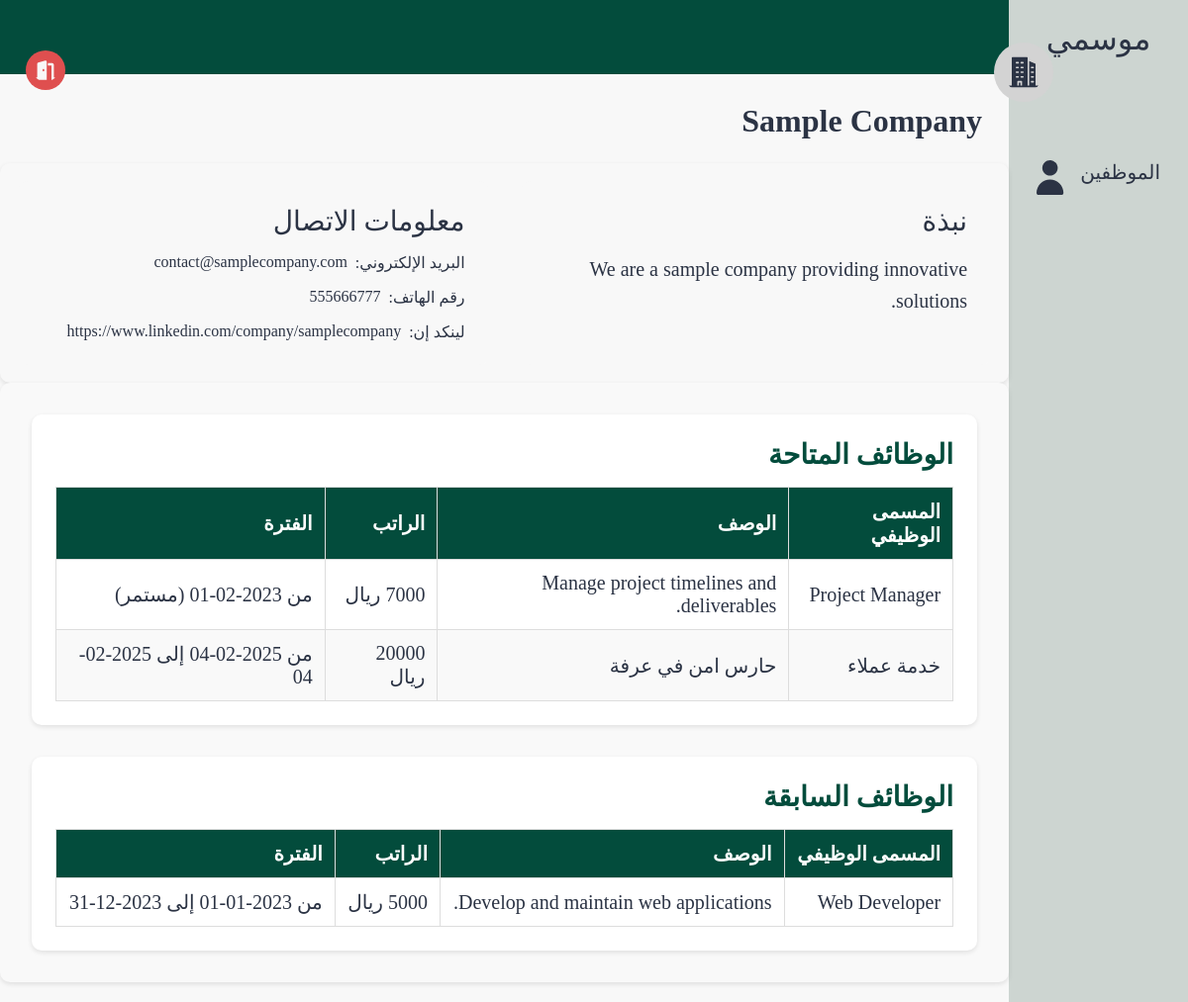
/pages/company.php?id=1, run on the app's committed database.
### tables this page shows
CREATE TABLE company (
    company_id INTEGER PRIMARY KEY, 
    owner_id INTEGER,
    hr_id INTEGER,
    name TEXT,
    location TEXT,
    email TEXT,
    linkedin Text,
    phone TEXT,
    bio TEXT,
    FOREIGN KEY (owner_id) REFERENCES users(id) ON DELETE CASCADE,
    FOREIGN KEY (hr_id) REFERENCES users(id) ON DELETE CASCADE
);

CREATE TABLE jobs (
    job_id INTEGER PRIMARY KEY, 
    company_id INTEGER,
    name TEXT,
    description TEXT,
    salary INTEGER,
    language_id INTEGER,
    type BOOLEAN,
    start DATE,
    end DATE NULL,
    FOREIGN KEY (company_id) REFERENCES company(company_id) ON DELETE CASCADE,
    FOREIGN KEY (language_id) REFERENCES languages(language_id) ON DELETE CASCADE
);

### src/database/fetch.php (called while the page is built, shortened)
<?php
include('../database/data.php');
function fetchAllCompanyJobs($company_id)
{
    global $db;
    $company_id = intval($company_id);
    $stmt = $db->prepare('SELECT * FROM jobs WHERE company_id = :company_id');
    $stmt->bindValue(':company_id', $company_id, SQLITE3_INTEGER);
    $result = $stmt->execute();
    $jobs = [];
    while ($row = $result->fetchArray(SQLITE3_ASSOC)) {
        $jobs[] = $row;
    }
    return $jobs;
}

### src/pages/company.php (the view, shortened to what this page needs)
<?php
include('../database/data.php');
$company_id = isset($_GET["id"]) ? intval($_GET["id"]) : ($_SESSION['user']['company_id'] ?? 0);
$stmt = $db->prepare("SELECT * FROM company WHERE company_id = :company_id");
$stmt->bindValue(':company_id', $company_id, SQLITE3_INTEGER);
$result = $stmt->execute()->fetchArray(SQLITE3_ASSOC);
$name = $result['name'] ?? 'غير معروف';
$bio = $result['bio'] ?? 'لا توجد معلومات';
$email = $result['email'] ?? 'غير متوفر';
$phone = $result['phone'] ?? 'غير متوفر';
$linkedin = $result['linkedin'] ?? '#';
$jobs = fetchAllCompanyJobs($company_id);
$today = date("Y-m-d");
$availableJobs = [];
$previousJobs = [];
foreach ($jobs as $job) {
    if (empty($job["end"]) || $job["end"] >= $today) {
        $availableJobs[] = $job;
    } else {
        $previousJobs[] = $job;
    }
}
?>
<!DOCTYPE html>
<html lang="ar" dir="rtl">
<head>
  <link rel="stylesheet" href="../styles/profile.css">
</head>
<body>
  <section class="page-structure">
    <?php
      include "../components/NavBar.php";
    ?>
    <section class="page-content">
      <div class="username">
        <img class="profile-pic" src="../images/company.svg" alt="صورة الشركة">
        <div class="user">
          <h2 id="companyNameDisplay"><?php echo htmlspecialchars($name); ?></h2>
        </div>
      </div>
      <div class="options">
        <a href="../pages/logout.php">
          <img class="nav-icon" style="--color: #DF4F4F" src="../images/logout.svg" alt="شعار تسجيل الخروج">
        </a>
      </div>
      <header></header>
      <main>
        <section class="profile-details">
          <div class="block about">
            <h2>نبذة</h2>
            <div id="companyAboutDisplay">
              <p><?php echo htmlspecialchars($bio); ?></p>
            </div>
          </div>
          <div class="block contacts">
            <h2>معلومات الاتصال</h2>
            <div id="companyContactDisplay">
              <ul>
                <li>البريد الإلكتروني:
                  <a href="mailto:<?php echo htmlspecialchars($email); ?>"><?php echo htmlspecialchars($email?? 'لا يوجد'); ?></a>
                </li>
                <li>رقم الهاتف:
                  <a href="tel:<?php echo htmlspecialchars($phone); ?>"><?php echo htmlspecialchars($phone?? 'لا يوجد'); ?></a>
                </li>
                <li>لينكد إن:
                  <a href="<?php echo htmlspecialchars($linkedin); ?>" target="_blank"><?php echo htmlspecialchars($linkedin ?? 'لا يوجد'); ?></a>
                </li>
              </ul>
            </div>
        </section>
        <section class="recent-activity">
          <div class="block experinces">
            <h2>الوظائف المتاحة</h2>
            <table border="1" cellpadding="5" cellspacing="0" style="width:100%; text-align:right;">
              <tr>
                <th>المسمى الوظيفي</th>
                <th>الوصف</th>
                <th>الراتب</th>
                <th>الفترة</th>
              </tr>
              <?php if (!empty($availableJobs)): ?>
                <?php foreach ($availableJobs as $job): ?>
                  <tr>
                    <td><?= htmlspecialchars($job["name"]) ?></td>
                    <td><?= htmlspecialchars($job["description"]) ?></td>
                    <td><?= htmlspecialchars($job["salary"]) ?> ريال</td>
                    <td>
                      من <?= htmlspecialchars($job["start"]) ?>
                      <?php if (!empty($job["end"])): ?>
                        إلى <?= htmlspecialchars($job["end"]) ?>
                      <?php else: ?>
                        (مستمر)
                      <?php endif; ?>
                    </td>
                  </tr>
                <?php endforeach; ?>
              <?php else: ?>
                <tr>
                  <td colspan="4" style="text-align: center;">لا توجد وظائف متاحة</td>
                </tr>
              <?php endif; ?>
            </table>
          </div>
          <div class="block experinces">
            <h2>الوظائف السابقة</h2>
            <table border="1" cellpadding="5" cellspacing="0" style="width:100%; text-align:right;">
              <tr>
                <th>المسمى الوظيفي</th>
                <th>الوصف</th>
                <th>الراتب</th>
                <th>الفترة</th>
              </tr>
              <?php if (!empty($previousJobs)): ?>
                <?php foreach ($previousJobs as $job): ?>
                  <tr>
                    <td><?= htmlspecialchars($job["name"]) ?></td>
                    <td><?= htmlspecialchars($job["description"]) ?></td>
                    <td><?= htmlspecialchars($job["salary"]) ?> ريال</td>
                    <td>
                      من <?= htmlspecialchars($job["start"]) ?>
                      إلى <?= htmlspecialchars($job["end"]) ?>
                    </td>
                  </tr>
                <?php endforeach; ?>
              <?php else: ?>
                <tr>
                  <td colspan="4" style="text-align: center;">لا توجد وظائف سابقة</td>
                </tr>
              <?php endif; ?>
            </table>
          </div>
        </section>
      </main>
    </section>
  </section>
</body>
</html>

### src/styles/profile.css (style rules this page uses)
* { color: var(--black-color); }
body { background-color: var(--white-color); }
.nav-icon { --color: var(--white-alt-color); background-color: var(--color); width: 40px; height: 40px; border-radius: 50%; padding: 0.5rem; }
section.page-content { width: 100%; }
header { position: relative; display: flex; align-items: center; justify-content: space-between; min-height: 75px; background-color: var(--main-color); padding: 1.25rem 3rem; }
.username .profile-pic { width: 60px; height: 60px; padding: 10px; border-radius: 50%; background-color: lightgray; top: 0; }
.username { display: flex; align-items: center; gap: 0.75rem; height: 65px; position: absolute; top: 0; right: 18px; z-index: 1000; padding: 0.5rem 1rem; right: 10%; top: 40px; }
.options { display: flex; align-items: center; gap: 0.75rem; height: 65px; position: absolute; top: 40px; left: 10px; z-index: 1000; padding: 0.5rem 1rem; }
.username h2 { font-size: 2rem; }
.username .user { position: static; margin-top: 100px; }
header::after { content: ""; position: absolute; right: 0; bottom: 0; width: 70%; height: 4px; background-color: var(--main-color); }
main { margin-top: 70px; width: 100%; padding: 1rem; }
main section { border-radius: 10px; box-shadow: 0 2px 5px rgba(0, 0, 0, 0.1); padding: 18px; }
.profile-details { display: grid; grid-template-columns: 1fr 1fr; gap: 2rem; }
.profile-details .block { display: flex; flex-direction: column; gap: 1rem; background-color: var(--white-color); padding: 1.5rem; border-radius: 10px; }
.profile-details .block h2 { font-size: 1.75rem; font-weight: 500; }
.profile-details .block ul { list-style: none; padding-inline-start: 0; display: flex; flex-wrap: wrap; gap: 1rem; }
.profile-details .block ul li { display: flex; gap: 0.5rem; font-size: 1rem; }
.profile-details .block.about p { font-size: 1.25rem; line-height: 1.6; }
.recent-activity { display: flex; flex-direction: column; gap: 2rem; padding: 2rem; background-color: #f9f9f9; border-radius: 10px; }
.recent-activity .block { background-color: #fff; padding: 1.5rem; border-radius: 10px; box-shadow: 0 2px 5px rgba(0, 0, 0, 0.1); }
.recent-activity .block h2 { font-size: 1.75rem; margin-bottom: 1rem; color: var(--main-color); }
.experinces table { width: 100%; border-collapse: collapse; font-size: 1.25rem; margin-top: 1rem; }
.experinces table th, .experinces table td { padding: 0.75rem; text-align: right; border: 1px solid #ddd; }
.experinces table th { background-color: var(--main-color); color: #fff; }
.experinces table tr:nth-child(odd) { background-color: #f9f9f9; }
.experinces table tr:nth-child(even) { background-color: #fff; }
@media (min-width: 992px) { main { padding: 1.25rem 0; } }

### src/styles/globals.css (style rules this page uses)
*, *::before, *::after { box-sizing: border-box; margin: 0; padding: 0; list-style: none; text-decoration: none; }
:root { --main-color: #034c3c; --secondary-color: #d2b48c; --white-color: #f8f8f8; --black-color: #2b3344; --white-alt-color: #cdd5d1; }
a { display: block; color: var(--black-color); }
.page-structure { display: flex; min-height: 100vh; }

### data on the page
company: name "Sample Company", bio "We are a sample company providing innovative solutions.", email "contact@samplecompany.com", phone "555666777", linkedin "https://www.linkedin.com/company/samplecompany"
jobs: name "Project Manager", description "Manage project timelines and deliverables.", shows "(مستمر)"
jobs: name "خدمة عملاء", description "حارس امن في عرفة", salary "20000", end "2025-02-04"
jobs: name "Web Developer", description "Develop and maintain web applications.", end "2023-12-31"

### other printed values
$nav['title'] "الموظفين"
